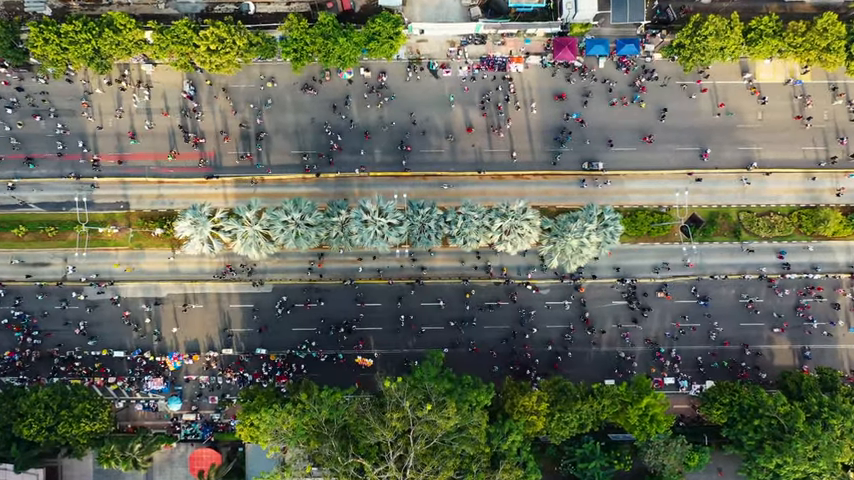
#> input picture frame 111 of libraries/opencv/people_walking.mp4, 854 x 480 px
$ python opencv_main.py
#> lines starting #> are read from the running program, lines starting #| are printed output that depends on the picture
import cv2
import numpy as np

class OpencvPython:
    def __init__(self, source="people_walking.mp4"):
        self.source = source
        self.cap = None

    def __enter__(self):
        self.cap_source()
        return self

    def __exit__(self, exe_type, exe_value, traceback):
        self.release_source()
        if exe_type:
            print(f"An exception occurred: {exe_value}")

    def __iter__(self):
        return self

    def __next__(self):
        return self.read_frame()

    def cap_source(self):
        self.cap = cv2.VideoCapture(self.source)
        if not self.cap.isOpened():
            raise RuntimeError(f"Cannot open video source: {self.source}")
        print(f"Video source '{self.source}' opened successfully.")

    def read_frame(self):
        if not self.cap or not self.cap.isOpened():
            raise StopIteration
        ret, frame = self.cap.read()
        if not ret:
            print("End of video or unable to capture frame.")
            self.release_source()
            raise StopIteration
        return frame

    def release_source(self):
        if self.cap and self.cap.isOpened():
            self.cap.release()
            print(f"Video source '{self.source}' released.")

    def convert_to_grayscale(self, frame):
        return cv2.cvtColor(frame, cv2.COLOR_BGR2GRAY)

    def apply_gaussian_blur(self, frame, kernel_size=(5, 5)):
        return cv2.GaussianBlur(frame, kernel_size, 0)

    def detect_edges(self, frame, threshold1=50, threshold2=150):
        return cv2.Canny(frame, threshold1, threshold2)

    def draw_contours(self, frame):
        gray = self.convert_to_grayscale(frame)
        edges = self.detect_edges(gray)
        contours, _ = cv2.findContours(edges, cv2.RETR_TREE, cv2.CHAIN_APPROX_SIMPLE)
        return cv2.drawContours(frame.copy(), contours, -1, (0, 255, 0), 2)

    def add_text(self, frame, text, position=(50, 50), font=cv2.FONT_HERSHEY_SIMPLEX, font_scale=1, color=(0, 255, 0), thickness=2):
        return cv2.putText(frame, text, position, font, font_scale, color, thickness)

    def resize_frame(self, frame, width, height):
        return cv2.resize(frame, (width, height))

    def rotate_frame(self, frame, angle):
        height, width = frame.shape[:2]
        center = (width // 2, height // 2)
        matrix = cv2.getRotationMatrix2D(center, angle, 1.0)
        return cv2.warpAffine(frame, matrix, (width, height))

    def flip_frame(self, frame, flip_code):
        return cv2.flip(frame, flip_code)

    def apply_threshold(self, frame, thresh_value=127):
        gray = self.convert_to_grayscale(frame)
        _, thresholded = cv2.threshold(gray, thresh_value, 255, cv2.THRESH_BINARY)
        return thresholded

    def detect_faces(self, frame, face_cascade_path="haarcascade_frontalface_default.xml"):
        gray = self.convert_to_grayscale(frame)
        face_cascade = cv2.CascadeClassifier(cv2.data.haarcascades + face_cascade_path)
        faces = face_cascade.detectMultiScale(gray, scaleFactor=1.1, minNeighbors=5, minSize=(30, 30))
        for (x, y, w, h) in faces:
            cv2.rectangle(frame, (x, y), (x + w, y + h), (255, 0, 0), 2)
        return frame

    def write_video(self, frames, output_path, fps=20, frame_size=(640, 480)):

        fourcc = cv2.VideoWriter_fourcc(*'XVID')
        out = cv2.VideoWriter(output_path, fourcc, fps, frame_size)
        for frame in frames:
            resized_frame = self.resize_frame(frame, 640, 480)
            out.write(resized_frame)
        out.release()
        print(f"Video saved to {output_path}")

if __name__ == "__main__":
    with OpencvPython() as vs:
        try:
            frames_original = []
            frames_gray = []
            frames_blurred = []
            frames_edges = []

            for frame in vs:
                gray_frame = vs.convert_to_grayscale(frame)
                blurred_frame = vs.apply_gaussian_blur(gray_frame)
                edges_frame = vs.detect_edges(blurred_frame)

                frames_original.append(frame)
                frames_gray.append(cv2.cvtColor(gray_frame, cv2.COLOR_GRAY2BGR))
                frames_blurred.append(cv2.cvtColor(blurred_frame, cv2.COLOR_GRAY2BGR))
                frames_edges.append(cv2.cvtColor(edges_frame, cv2.COLOR_GRAY2BGR))

                frames_edges.append(cv2.cvtColor(edges_frame, cv2.COLOR_GRAY2BGR))

                cv2.imshow("Original", frame)

                if cv2.waitKey(1) & 0xFF == ord("q"):
                    break
#> this loop made 1 pass; (key q is pressed on pass 1)
#> pass 1, `gray_frame = vs.convert_to_grayscale(frame)`:
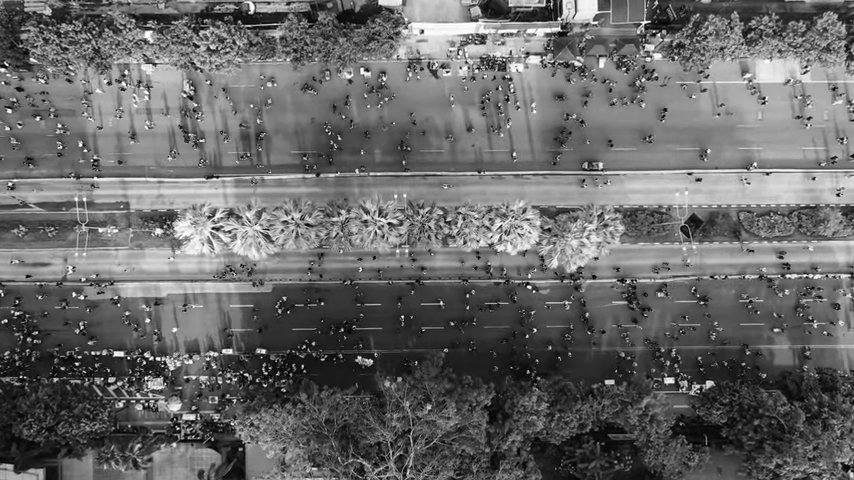
#> gray_frame: shape (480, 854); min 0, max 255, mean 104.2
#> pass 1, `edges_frame = vs.detect_edges(blurred_frame)`:
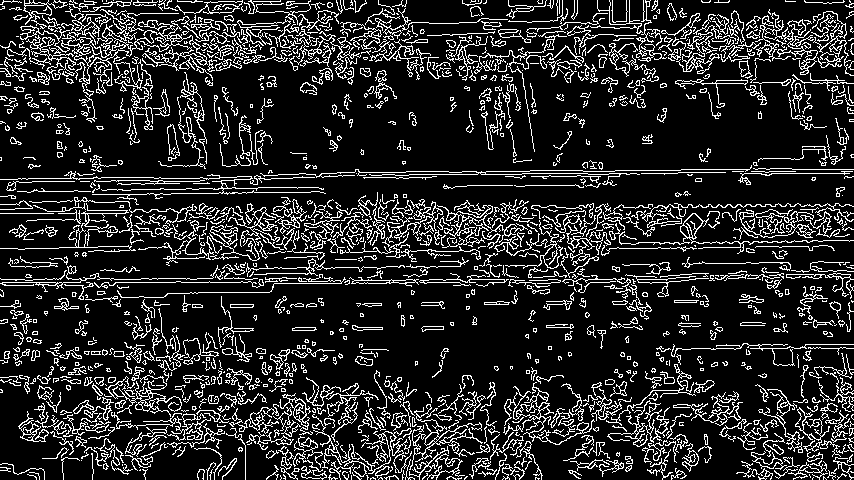
#> edges_frame: shape (480, 854); 16% white in thin lines or dots
#> after the loop, frames_blurred = 1 item; frames_edges = 2 items; frames_gray = 1 item; frames_original = 1 item

            vs.write_video(frames_original, "opencv_videos/output_original.avi")
#> in write_video, `fourcc = cv2.VideoWriter_fourcc(*'XVID')`: fourcc = 1145656920
#> the loop in write_video, `for frame in frames:` made 1 pass
#> pass 1, in write_video, `resized_frame = self.resize_frame(frame, 640, 480)`:
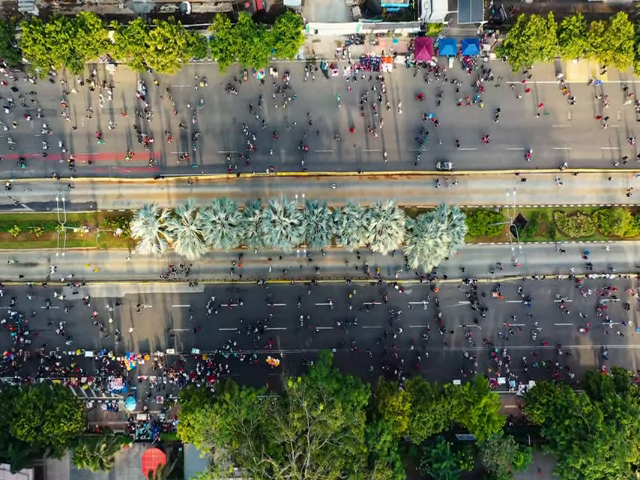
#> resized_frame: shape (480, 640, 3); mean B, G, R 88.1, 107.5, 103.7
            vs.write_video(frames_gray, "opencv_videos/output_gray.avi")
#> the loop in write_video (call 2), `for frame in frames:` made 1 pass
#> pass 1, in write_video (call 2), `resized_frame = self.resize_frame(frame, 640, 480)`:
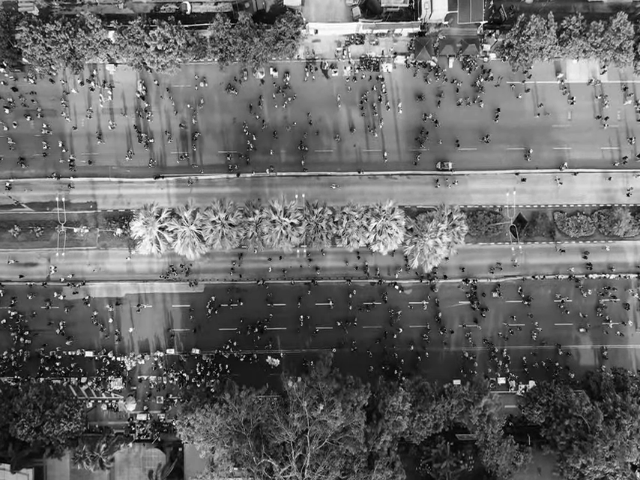
#> resized_frame: shape (480, 640, 3); min 0, max 255, mean 104.2
            vs.write_video(frames_blurred, "opencv_videos/output_blurred.avi")
            vs.write_video(frames_edges, "opencv_videos/output_edges.avi")
#> the loop in write_video (call 4), `for frame in frames:` made 2 passes
#> pass 1, in write_video (call 4), `resized_frame = self.resize_frame(frame, 640, 480)`:
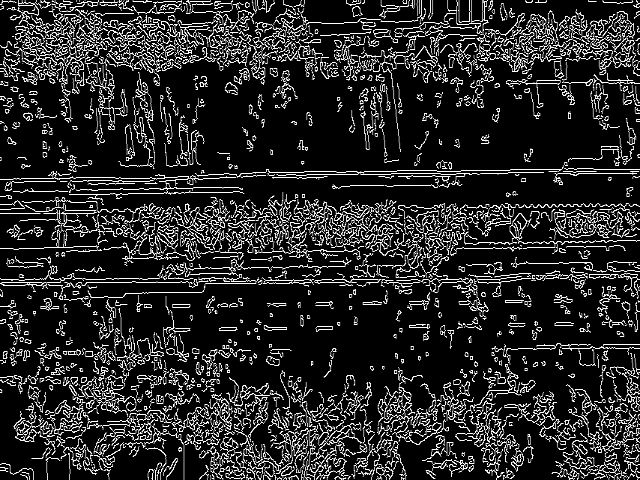
#> resized_frame: shape (480, 640, 3); min 0, max 255, mean 40.8
        finally:
            cv2.destroyAllWindows()

$ run again, starting later in the video
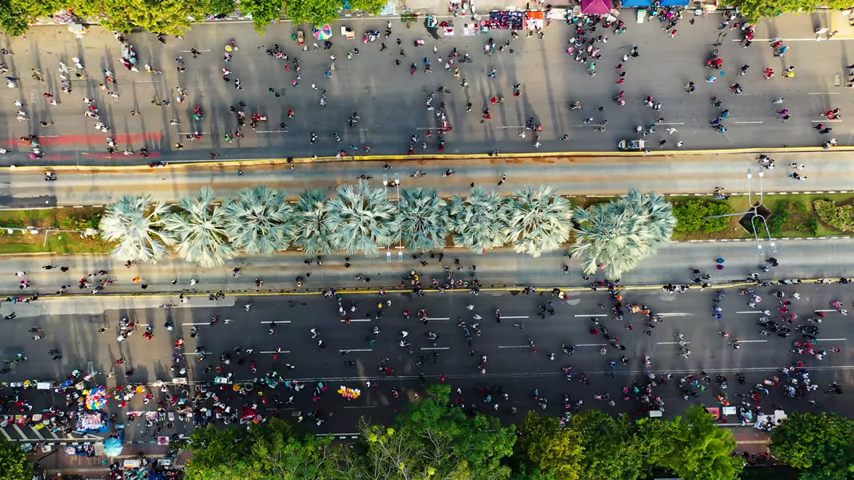
#> input picture frame 502 of libraries/opencv/people_walking.mp4, 854 x 480 px
#> the loop `for frame in vs:` made 1 pass; (key q is pressed on pass 1)
#> pass 1, `edges_frame = vs.detect_edges(blurred_frame)`:
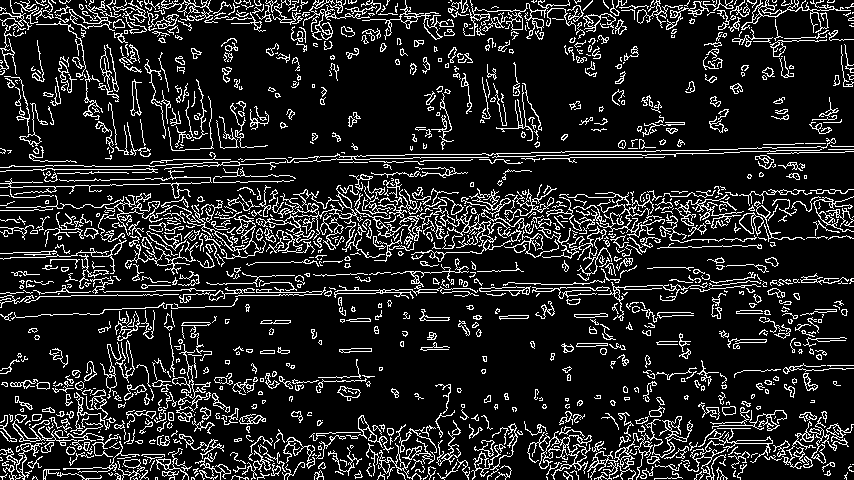
#> edges_frame: shape (480, 854); 14.1% white in thin lines or dots
#> after the loop `for frame in vs:`: frames_blurred = 1 item; frames_edges = 2 items; frames_gray = 1 item
#> fourcc = 1145656920
#> the loop in write_video, `for frame in frames:` made 1 pass
#> the loop in write_video (call 2), `for frame in frames:` made 1 pass
#> the loop in write_video (call 4), `for frame in frames:` made 2 passes
#> pass 1, in write_video (call 4), `resized_frame = self.resize_frame(frame, 640, 480)`:
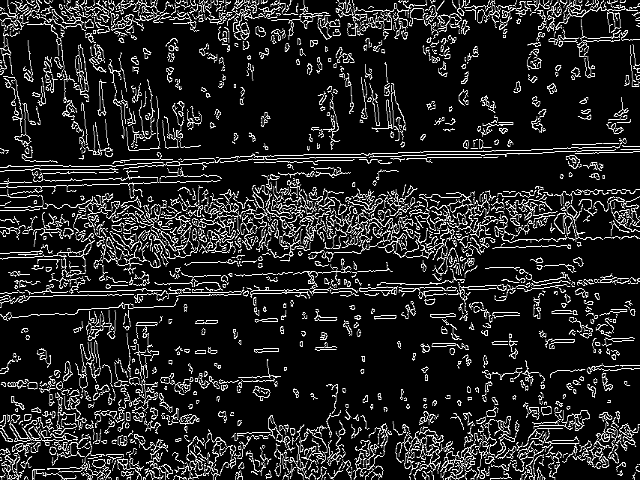
#> resized_frame: shape (480, 640, 3); min 0, max 255, mean 35.9

$ run again, starting later in the video
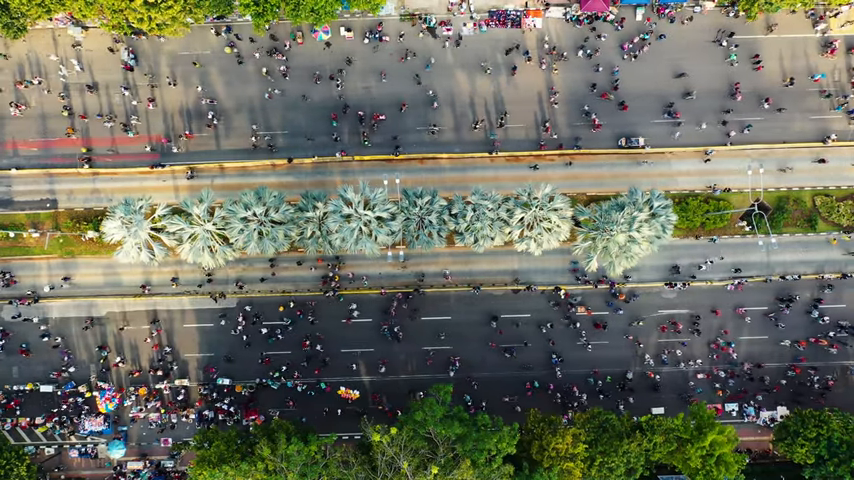
#> input picture frame 892 of libraries/opencv/people_walking.mp4, 854 x 480 px
#> the loop `for frame in vs:` made 1 pass; (key q is pressed on pass 1)
#> pass 1, `edges_frame = vs.detect_edges(blurred_frame)`:
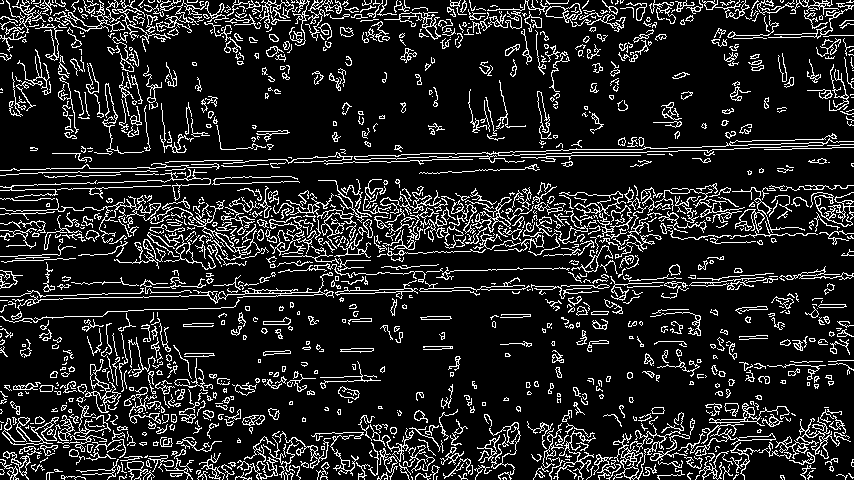
#> edges_frame: shape (480, 854); 13.9% white in thin lines or dots
#> after the loop `for frame in vs:`: frames_blurred = 1 item; frames_edges = 2 items; frames_gray = 1 item
#> fourcc = 1145656920
#> the loop in write_video, `for frame in frames:` made 1 pass
#> the loop in write_video (call 2), `for frame in frames:` made 1 pass
#> the loop in write_video (call 4), `for frame in frames:` made 2 passes
#> pass 1, in write_video (call 4), `resized_frame = self.resize_frame(frame, 640, 480)`:
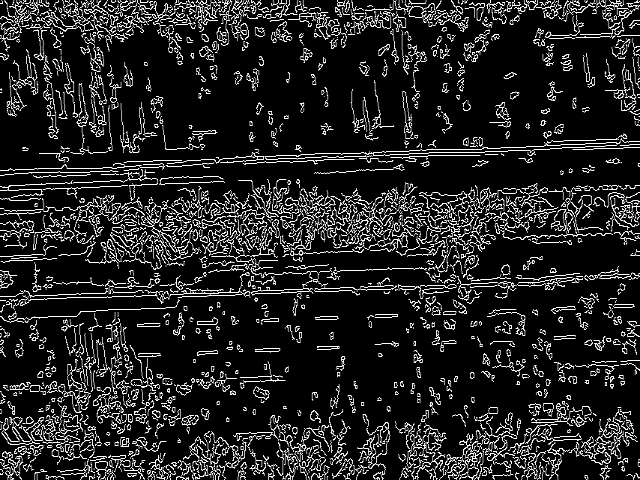
#> resized_frame: shape (480, 640, 3); min 0, max 255, mean 35.4
